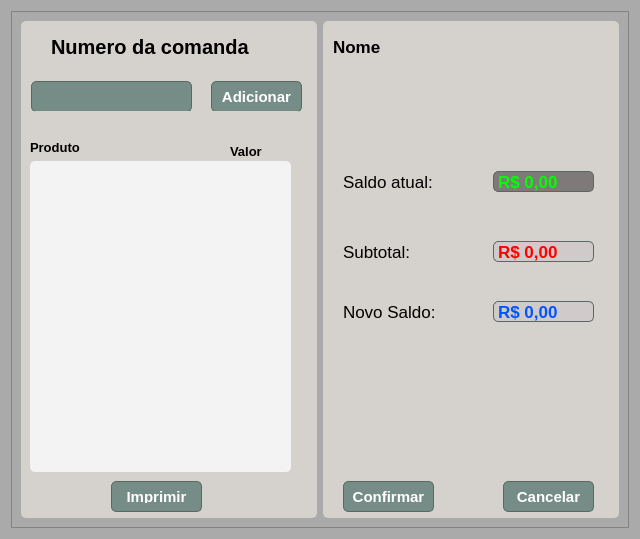
<?xml version="1.0" encoding="UTF-8"?>
<ui version="4.0">
 <class>Form</class>
 <widget class="QWidget" name="Form">
  <property name="geometry">
   <rect>
    <x>0</x>
    <y>0</y>
    <width>640</width>
    <height>539</height>
   </rect>
  </property>
  <property name="windowTitle">
   <string>Form</string>
  </property>
  <property name="styleSheet">
   <string notr="true">background-color: rgb(170, 170, 170);

</string>
  </property>
  <layout class="QHBoxLayout" name="horizontalLayout">
   <item>
    <widget class="QFrame" name="frame">
     <property name="frameShape">
      <enum>QFrame::StyledPanel</enum>
     </property>
     <property name="frameShadow">
      <enum>QFrame::Raised</enum>
     </property>
     <layout class="QHBoxLayout" name="horizontalLayout_2">
      <item>
       <widget class="QFrame" name="frame_2">
        <property name="styleSheet">
         <string notr="true">background-color: rgb(213, 209, 204);

border-radius:5px;
border:0px solid #566963;


</string>
        </property>
        <property name="frameShape">
         <enum>QFrame::StyledPanel</enum>
        </property>
        <property name="frameShadow">
         <enum>QFrame::Raised</enum>
        </property>
        <widget class="QLabel" name="label">
         <property name="geometry">
          <rect>
           <x>30</x>
           <y>10</y>
           <width>211</width>
           <height>31</height>
          </rect>
         </property>
         <property name="font">
          <font>
           <pointsize>15</pointsize>
           <weight>75</weight>
           <bold>true</bold>
          </font>
         </property>
         <property name="text">
          <string>Numero da comanda</string>
         </property>
        </widget>
        <widget class="QLineEdit" name="lineEdit">
         <property name="geometry">
          <rect>
           <x>10</x>
           <y>60</y>
           <width>161</width>
           <height>31</height>
          </rect>
         </property>
         <property name="font">
          <font>
           <family>Arial</family>
           <pointsize>-1</pointsize>
           <weight>75</weight>
           <bold>true</bold>
           <underline>false</underline>
           <strikeout>false</strikeout>
          </font>
         </property>
         <property name="styleSheet">
          <string notr="true">
QLineEdit{
	background-color: rgb(126, 126, 126);

	box-shadow:inset 0px 1px 3px 0px #91b8b3;
	background:linear-gradient(to bottom, #768d87 5%, #6c7c7c 100%);
	background-color:#768d87;
	border-radius:5px;
	border:1px solid #566963;
	display:inline-block;
	cursor:pointer;
	color:#ffffff;
	font-family:Arial;
	font-size:15px;
	font-weight:bold;
	padding:1px 3px;
	text-decoration:none;
	text-shadow:0px -1px 0px #2b665e;
}

QLineEdit:hover {
	background:linear-gradient(to bottom, #6c7c7c 5%, #768d87 100%);
	background-color:#6c7c7c;
}</string>
         </property>
        </widget>
        <widget class="QPushButton" name="pushButton">
         <property name="geometry">
          <rect>
           <x>190</x>
           <y>60</y>
           <width>91</width>
           <height>31</height>
          </rect>
         </property>
         <property name="styleSheet">
          <string notr="true">QPushButton {
	box-shadow:inset 0px 1px 3px 0px #91b8b3;
	background:linear-gradient(to bottom, #768d87 5%, #6c7c7c 100%);
	background-color:#768d87;
	border-radius:5px;
	border:1px solid #566963;
	display:inline-block;
	cursor:pointer;
	color:#ffffff;
	font-family:Arial;
	font-size:15px;
	font-weight:bold;
	padding:8px 8px;
	text-decoration:none;
	text-shadow:0px -1px 0px #2b665e;
}
QPushButton:hover {
	background:linear-gradient(to bottom, #6c7c7c 5%, #768d87 100%);
	background-color:#6c7c7c;
}
QPushButton:active {
	position:relative;
	top:1px;
}
</string>
         </property>
         <property name="text">
          <string>Adicionar</string>
         </property>
        </widget>
        <widget class="QFrame" name="frame_4">
         <property name="geometry">
          <rect>
           <x>9</x>
           <y>100</y>
           <width>271</width>
           <height>371</height>
          </rect>
         </property>
         <property name="frameShape">
          <enum>QFrame::StyledPanel</enum>
         </property>
         <property name="frameShadow">
          <enum>QFrame::Raised</enum>
         </property>
         <widget class="QLabel" name="label_8">
          <property name="geometry">
           <rect>
            <x>0</x>
            <y>16</y>
            <width>81</width>
            <height>20</height>
           </rect>
          </property>
          <property name="font">
           <font>
            <pointsize>10</pointsize>
            <weight>75</weight>
            <bold>true</bold>
           </font>
          </property>
          <property name="text">
           <string>Produto</string>
          </property>
         </widget>
         <widget class="QLabel" name="label_9">
          <property name="geometry">
           <rect>
            <x>200</x>
            <y>20</y>
            <width>51</width>
            <height>20</height>
           </rect>
          </property>
          <property name="font">
           <font>
            <pointsize>10</pointsize>
            <weight>75</weight>
            <bold>true</bold>
           </font>
          </property>
          <property name="text">
           <string>Valor</string>
          </property>
         </widget>
         <widget class="QListWidget" name="listWidget">
          <property name="geometry">
           <rect>
            <x>0</x>
            <y>40</y>
            <width>201</width>
            <height>311</height>
           </rect>
          </property>
          <property name="font">
           <font>
            <pointsize>11</pointsize>
           </font>
          </property>
          <property name="styleSheet">
           <string notr="true">border: 0px;
background-color: rgb(243, 243, 243);</string>
          </property>
         </widget>
         <widget class="QListWidget" name="listWidget_2">
          <property name="geometry">
           <rect>
            <x>190</x>
            <y>40</y>
            <width>71</width>
            <height>311</height>
           </rect>
          </property>
          <property name="font">
           <font>
            <pointsize>11</pointsize>
           </font>
          </property>
          <property name="styleSheet">
           <string notr="true">border: 0px;
background-color: rgb(243, 243, 243);</string>
          </property>
         </widget>
        </widget>
        <widget class="QPushButton" name="pushButton_4">
         <property name="geometry">
          <rect>
           <x>90</x>
           <y>460</y>
           <width>91</width>
           <height>31</height>
          </rect>
         </property>
         <property name="styleSheet">
          <string notr="true">QPushButton {
	box-shadow:inset 0px 1px 3px 0px #91b8b3;
	background:linear-gradient(to bottom, #768d87 5%, #6c7c7c 100%);
	background-color:#768d87;
	border-radius:5px;
	border:1px solid #566963;
	display:inline-block;
	cursor:pointer;
	color:#ffffff;
	font-family:Arial;
	font-size:15px;
	font-weight:bold;
	padding:8px 8px;
	text-decoration:none;
	text-shadow:0px -1px 0px #2b665e;
}
QPushButton:hover {
	background:linear-gradient(to bottom, #6c7c7c 5%, #768d87 100%);
	background-color:#6c7c7c;
}
QPushButton:active {
	position:relative;
	top:1px;
}
</string>
         </property>
         <property name="text">
          <string>Imprimir</string>
         </property>
        </widget>
        <widget class="QLabel" name="label_11">
         <property name="geometry">
          <rect>
           <x>10</x>
           <y>90</y>
           <width>271</width>
           <height>21</height>
          </rect>
         </property>
         <property name="font">
          <font>
           <pointsize>13</pointsize>
           <weight>50</weight>
           <bold>false</bold>
          </font>
         </property>
         <property name="styleSheet">
          <string notr="true">color: rgb(255, 0, 0);</string>
         </property>
         <property name="text">
          <string/>
         </property>
        </widget>
       </widget>
      </item>
      <item>
       <widget class="QFrame" name="frame_3">
        <property name="styleSheet">
         <string notr="true">background-color: rgb(213, 209, 204);

border-radius:5px;
border:0px solid #566963;


</string>
        </property>
        <property name="frameShape">
         <enum>QFrame::StyledPanel</enum>
        </property>
        <property name="frameShadow">
         <enum>QFrame::Raised</enum>
        </property>
        <widget class="QLabel" name="label_2">
         <property name="geometry">
          <rect>
           <x>20</x>
           <y>220</y>
           <width>91</width>
           <height>21</height>
          </rect>
         </property>
         <property name="font">
          <font>
           <pointsize>13</pointsize>
           <weight>50</weight>
           <bold>false</bold>
          </font>
         </property>
         <property name="text">
          <string>Subtotal:</string>
         </property>
        </widget>
        <widget class="QLabel" name="label_3">
         <property name="geometry">
          <rect>
           <x>20</x>
           <y>150</y>
           <width>91</width>
           <height>21</height>
          </rect>
         </property>
         <property name="font">
          <font>
           <pointsize>13</pointsize>
           <weight>50</weight>
           <bold>false</bold>
          </font>
         </property>
         <property name="text">
          <string>Saldo atual:</string>
         </property>
        </widget>
        <widget class="QLabel" name="label_4">
         <property name="geometry">
          <rect>
           <x>20</x>
           <y>280</y>
           <width>91</width>
           <height>21</height>
          </rect>
         </property>
         <property name="font">
          <font>
           <pointsize>13</pointsize>
           <weight>50</weight>
           <bold>false</bold>
          </font>
         </property>
         <property name="text">
          <string>Novo Saldo:</string>
         </property>
        </widget>
        <widget class="QPushButton" name="pushButton_2">
         <property name="geometry">
          <rect>
           <x>20</x>
           <y>460</y>
           <width>91</width>
           <height>31</height>
          </rect>
         </property>
         <property name="styleSheet">
          <string notr="true">QPushButton {
	box-shadow:inset 0px 1px 3px 0px #91b8b3;
	background:linear-gradient(to bottom, #768d87 5%, #6c7c7c 100%);
	background-color:#768d87;
	border-radius:5px;
	border:1px solid #566963;
	display:inline-block;
	cursor:pointer;
	color:#ffffff;
	font-family:Arial;
	font-size:15px;
	font-weight:bold;
	padding:8px 8px;
	text-decoration:none;
	text-shadow:0px -1px 0px #2b665e;
}
QPushButton:hover {
	background:linear-gradient(to bottom, #6c7c7c 5%, #768d87 100%);
	background-color:#6c7c7c;
}
QPushButton:active {
	position:relative;
	top:1px;
}
</string>
         </property>
         <property name="text">
          <string>Confirmar</string>
         </property>
        </widget>
        <widget class="QPushButton" name="pushButton_3">
         <property name="geometry">
          <rect>
           <x>180</x>
           <y>460</y>
           <width>91</width>
           <height>31</height>
          </rect>
         </property>
         <property name="styleSheet">
          <string notr="true">QPushButton {
	box-shadow:inset 0px 1px 3px 0px #91b8b3;
	background:linear-gradient(to bottom, #768d87 5%, #6c7c7c 100%);
	background-color:#768d87;
	border-radius:5px;
	border:1px solid #566963;
	display:inline-block;
	cursor:pointer;
	color:#ffffff;
	font-family:Arial;
	font-size:15px;
	font-weight:bold;
	padding:8px 8px;
	text-decoration:none;
	text-shadow:0px -1px 0px #2b665e;
}
QPushButton:hover {
	background:linear-gradient(to bottom, #6c7c7c 5%, #768d87 100%);
	background-color:#6c7c7c;
}
QPushButton:active {
	position:relative;
	top:1px;
}
</string>
         </property>
         <property name="text">
          <string>Cancelar</string>
         </property>
        </widget>
        <widget class="QLabel" name="label_10">
         <property name="geometry">
          <rect>
           <x>10</x>
           <y>10</y>
           <width>271</width>
           <height>31</height>
          </rect>
         </property>
         <property name="font">
          <font>
           <pointsize>13</pointsize>
           <weight>75</weight>
           <bold>true</bold>
          </font>
         </property>
         <property name="text">
          <string>Nome</string>
         </property>
        </widget>
        <widget class="QLabel" name="label_7">
         <property name="geometry">
          <rect>
           <x>170</x>
           <y>280</y>
           <width>101</width>
           <height>21</height>
          </rect>
         </property>
         <property name="font">
          <font>
           <pointsize>13</pointsize>
           <weight>75</weight>
           <bold>true</bold>
          </font>
         </property>
         <property name="styleSheet">
          <string notr="true">color: rgb(0, 85, 255);
background-color:#d1caca;
border:1px solid #566963;</string>
         </property>
         <property name="text">
          <string>R$ 0,00</string>
         </property>
        </widget>
        <widget class="QLabel" name="label_6">
         <property name="geometry">
          <rect>
           <x>170</x>
           <y>150</y>
           <width>101</width>
           <height>21</height>
          </rect>
         </property>
         <property name="font">
          <font>
           <pointsize>13</pointsize>
           <weight>75</weight>
           <bold>true</bold>
          </font>
         </property>
         <property name="styleSheet">
          <string notr="true">color: rgb(0, 255, 0);
background-color:#807979;
border:1px solid #566963;</string>
         </property>
         <property name="text">
          <string>R$ 0,00</string>
         </property>
        </widget>
        <widget class="QLabel" name="label_5">
         <property name="geometry">
          <rect>
           <x>170</x>
           <y>220</y>
           <width>101</width>
           <height>21</height>
          </rect>
         </property>
         <property name="font">
          <font>
           <pointsize>13</pointsize>
           <weight>75</weight>
           <bold>true</bold>
          </font>
         </property>
         <property name="styleSheet">
          <string notr="true">color: rgb(255, 0, 0);
border:1px solid #566963;
background-color:#d1caca</string>
         </property>
         <property name="text">
          <string>R$ 0,00</string>
         </property>
        </widget>
       </widget>
      </item>
     </layout>
    </widget>
   </item>
  </layout>
 </widget>
 <tabstops>
  <tabstop>lineEdit</tabstop>
  <tabstop>pushButton</tabstop>
  <tabstop>pushButton_3</tabstop>
  <tabstop>pushButton_4</tabstop>
  <tabstop>pushButton_2</tabstop>
  <tabstop>listWidget_2</tabstop>
  <tabstop>listWidget</tabstop>
 </tabstops>
 <resources/>
 <connections>
  <connection>
   <sender>lineEdit</sender>
   <signal>returnPressed()</signal>
   <receiver>pushButton</receiver>
   <slot>click()</slot>
   <hints>
    <hint type="sourcelabel">
     <x>165</x>
     <y>89</y>
    </hint>
    <hint type="destinationlabel">
     <x>243</x>
     <y>92</y>
    </hint>
   </hints>
  </connection>
 </connections>
</ui>
